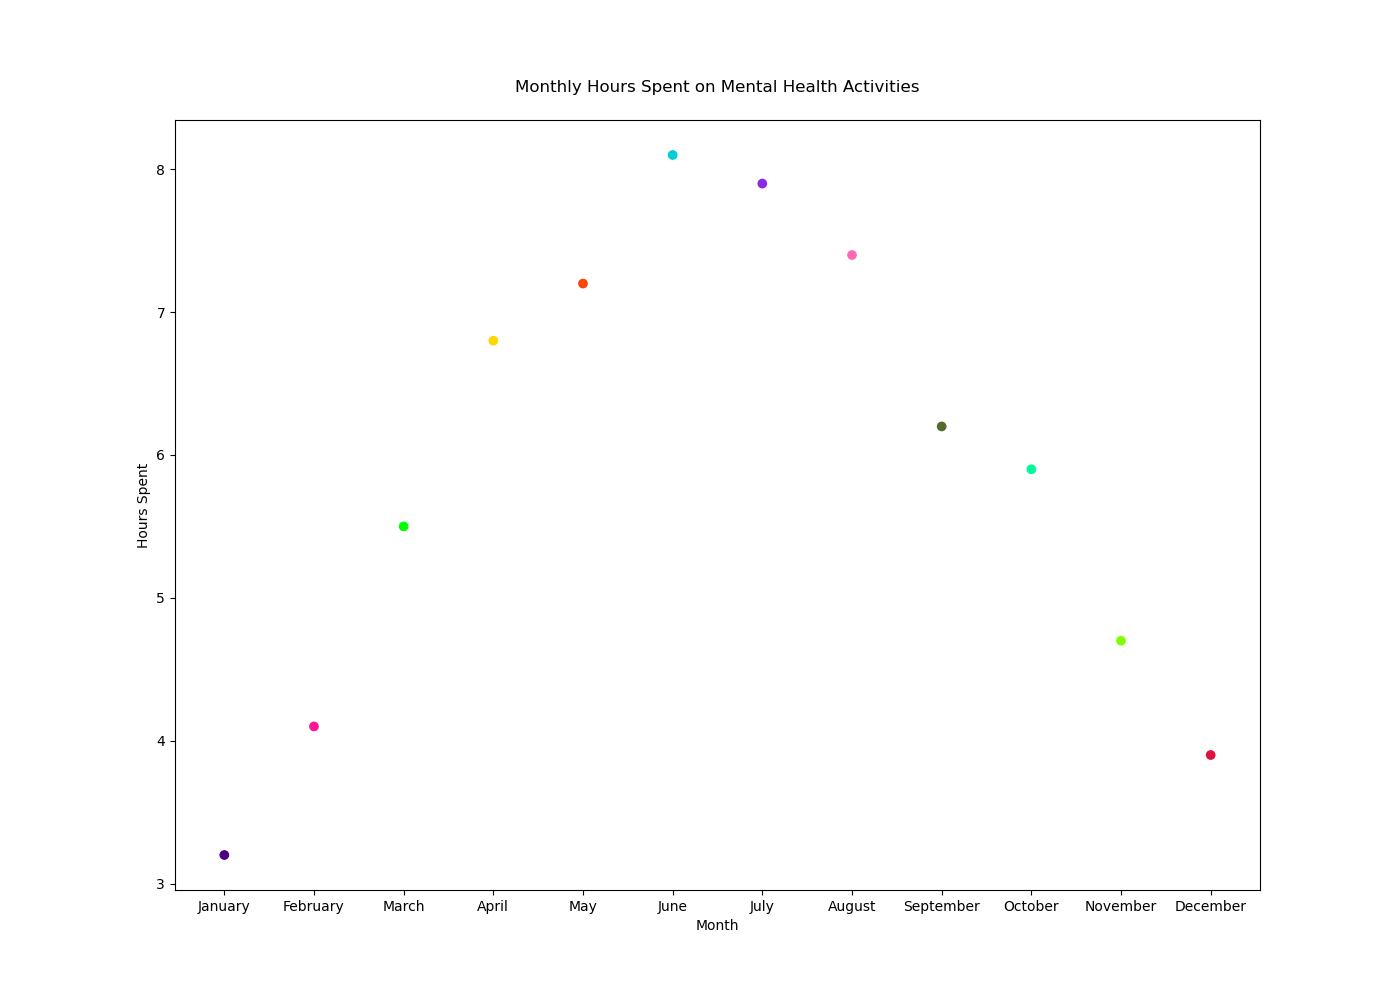

Recreate this plot in Python.

import matplotlib.pyplot as plt

# Data points
months = ['January', 'February', 'March', 'April', 'May', 'June',
          'July', 'August', 'September', 'October', 'November', 'December']
hours_spent = [3.2, 4.1, 5.5, 6.8, 7.2, 8.1, 7.9, 7.4, 6.2, 5.9, 4.7, 3.9]

# Colors for each point
colors = [
    '#4B0082', '#FF1493', '#00FF00', '#FFD700', '#FF4500',
    '#00CED1', '#8A2BE2', '#FF69B4', '#556B2F', '#00FA9A', '#7FFF00', '#DC143C'
]

# Change width and height of the chart
plt.figure(figsize=(14, 10))

# Scatter plot
plt.scatter(months, hours_spent, c=colors)

# Title and labels
plt.title('Monthly Hours Spent on Mental Health Activities', pad=20)
plt.xlabel('Month')
plt.ylabel('Hours Spent')

# Adjust x-axis to show each month
plt.xticks(months)

# Show plot
plt.show()
